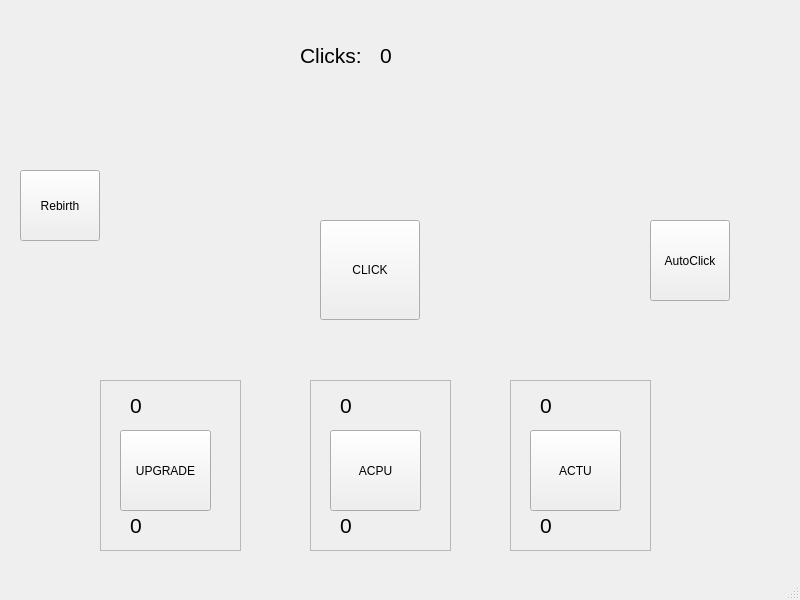
<?xml version="1.0" encoding="UTF-8"?>
<ui version="4.0">
 <class>MainWindow</class>
 <widget class="QMainWindow" name="MainWindow">
  <property name="geometry">
   <rect>
    <x>0</x>
    <y>0</y>
    <width>800</width>
    <height>600</height>
   </rect>
  </property>
  <property name="windowTitle">
   <string>MainWindow</string>
  </property>
  <widget class="QWidget" name="centralwidget">
   <widget class="QPushButton" name="ClickButton">
    <property name="geometry">
     <rect>
      <x>320</x>
      <y>220</y>
      <width>100</width>
      <height>100</height>
     </rect>
    </property>
    <property name="text">
     <string>CLICK</string>
    </property>
   </widget>
   <widget class="QLabel" name="Clicks">
    <property name="geometry">
     <rect>
      <x>300</x>
      <y>40</y>
      <width>71</width>
      <height>31</height>
     </rect>
    </property>
    <property name="font">
     <font>
      <pointsize>16</pointsize>
     </font>
    </property>
    <property name="text">
     <string>Clicks: </string>
    </property>
   </widget>
   <widget class="QLabel" name="ClickAmount">
    <property name="geometry">
     <rect>
      <x>380</x>
      <y>40</y>
      <width>71</width>
      <height>31</height>
     </rect>
    </property>
    <property name="font">
     <font>
      <pointsize>16</pointsize>
     </font>
    </property>
    <property name="text">
     <string>0</string>
    </property>
   </widget>
   <widget class="QPushButton" name="Rebirth">
    <property name="geometry">
     <rect>
      <x>20</x>
      <y>170</y>
      <width>80</width>
      <height>71</height>
     </rect>
    </property>
    <property name="text">
     <string>Rebirth</string>
    </property>
   </widget>
   <widget class="QFrame" name="UpgradeFrame">
    <property name="geometry">
     <rect>
      <x>100</x>
      <y>380</y>
      <width>141</width>
      <height>171</height>
     </rect>
    </property>
    <property name="frameShape">
     <enum>QFrame::StyledPanel</enum>
    </property>
    <property name="frameShadow">
     <enum>QFrame::Raised</enum>
    </property>
    <widget class="QPushButton" name="Upgrade">
     <property name="geometry">
      <rect>
       <x>20</x>
       <y>50</y>
       <width>91</width>
       <height>81</height>
      </rect>
     </property>
     <property name="styleSheet">
      <string notr="true"/>
     </property>
     <property name="text">
      <string>UPGRADE</string>
     </property>
    </widget>
    <widget class="QLabel" name="UpgradePrice">
     <property name="geometry">
      <rect>
       <x>30</x>
       <y>10</y>
       <width>81</width>
       <height>31</height>
      </rect>
     </property>
     <property name="font">
      <font>
       <pointsize>16</pointsize>
      </font>
     </property>
     <property name="text">
      <string>0</string>
     </property>
    </widget>
    <widget class="QLabel" name="UpgradeLevel">
     <property name="geometry">
      <rect>
       <x>30</x>
       <y>130</y>
       <width>71</width>
       <height>31</height>
      </rect>
     </property>
     <property name="font">
      <font>
       <pointsize>16</pointsize>
      </font>
     </property>
     <property name="text">
      <string>0</string>
     </property>
    </widget>
   </widget>
   <widget class="QPushButton" name="AutoClick">
    <property name="geometry">
     <rect>
      <x>650</x>
      <y>220</y>
      <width>80</width>
      <height>81</height>
     </rect>
    </property>
    <property name="text">
     <string>AutoClick</string>
    </property>
   </widget>
   <widget class="QFrame" name="UpgradeFrame_2">
    <property name="geometry">
     <rect>
      <x>310</x>
      <y>380</y>
      <width>141</width>
      <height>171</height>
     </rect>
    </property>
    <property name="frameShape">
     <enum>QFrame::StyledPanel</enum>
    </property>
    <property name="frameShadow">
     <enum>QFrame::Raised</enum>
    </property>
    <widget class="QPushButton" name="Auto_Click_Power_Upgrader_Button">
     <property name="geometry">
      <rect>
       <x>20</x>
       <y>50</y>
       <width>91</width>
       <height>81</height>
      </rect>
     </property>
     <property name="styleSheet">
      <string notr="true"/>
     </property>
     <property name="text">
      <string>ACPU</string>
     </property>
    </widget>
    <widget class="QLabel" name="Auto_Click_Power_Price">
     <property name="geometry">
      <rect>
       <x>30</x>
       <y>10</y>
       <width>81</width>
       <height>31</height>
      </rect>
     </property>
     <property name="font">
      <font>
       <pointsize>16</pointsize>
      </font>
     </property>
     <property name="text">
      <string>0</string>
     </property>
    </widget>
    <widget class="QLabel" name="Auto_Click_Power_Level">
     <property name="geometry">
      <rect>
       <x>30</x>
       <y>130</y>
       <width>71</width>
       <height>31</height>
      </rect>
     </property>
     <property name="font">
      <font>
       <pointsize>16</pointsize>
      </font>
     </property>
     <property name="text">
      <string>0</string>
     </property>
    </widget>
   </widget>
   <widget class="QFrame" name="Auto_Click_Time_Upgrader_Frame">
    <property name="geometry">
     <rect>
      <x>510</x>
      <y>380</y>
      <width>141</width>
      <height>171</height>
     </rect>
    </property>
    <property name="frameShape">
     <enum>QFrame::StyledPanel</enum>
    </property>
    <property name="frameShadow">
     <enum>QFrame::Raised</enum>
    </property>
    <widget class="QPushButton" name="Auto_Click_Timer_Upgrader_Button">
     <property name="geometry">
      <rect>
       <x>20</x>
       <y>50</y>
       <width>91</width>
       <height>81</height>
      </rect>
     </property>
     <property name="styleSheet">
      <string notr="true"/>
     </property>
     <property name="text">
      <string>ACTU</string>
     </property>
    </widget>
    <widget class="QLabel" name="Auto_Click_Timer_Price">
     <property name="geometry">
      <rect>
       <x>30</x>
       <y>10</y>
       <width>81</width>
       <height>31</height>
      </rect>
     </property>
     <property name="font">
      <font>
       <pointsize>16</pointsize>
      </font>
     </property>
     <property name="text">
      <string>0</string>
     </property>
    </widget>
    <widget class="QLabel" name="Auto_Click_Timer_Level">
     <property name="geometry">
      <rect>
       <x>30</x>
       <y>130</y>
       <width>71</width>
       <height>31</height>
      </rect>
     </property>
     <property name="font">
      <font>
       <pointsize>16</pointsize>
      </font>
     </property>
     <property name="text">
      <string>0</string>
     </property>
    </widget>
   </widget>
  </widget>
  <widget class="QMenuBar" name="menubar">
   <property name="geometry">
    <rect>
     <x>0</x>
     <y>0</y>
     <width>800</width>
     <height>21</height>
    </rect>
   </property>
  </widget>
  <widget class="QStatusBar" name="statusbar"/>
 </widget>
 <resources/>
 <connections/>
</ui>
